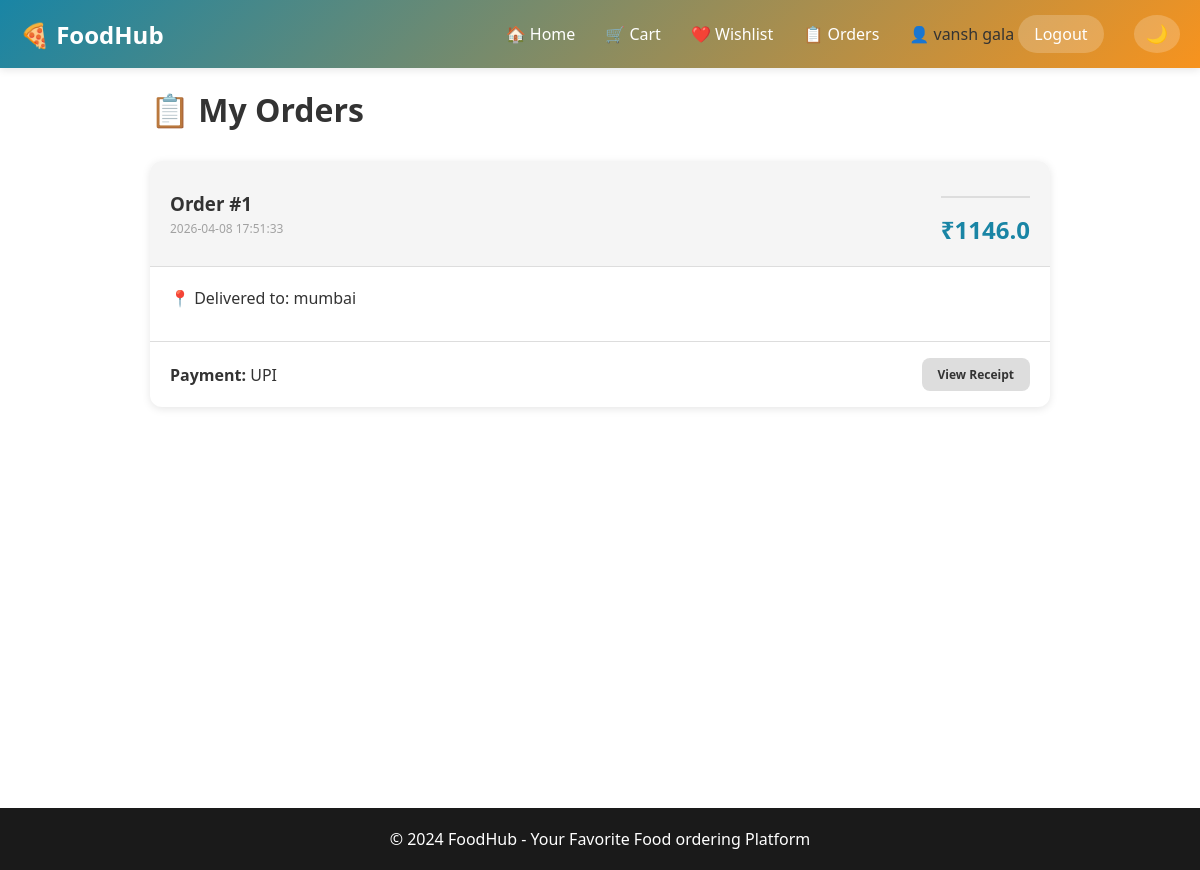
/orders (signed in), run on an earlier commit of the app's database.
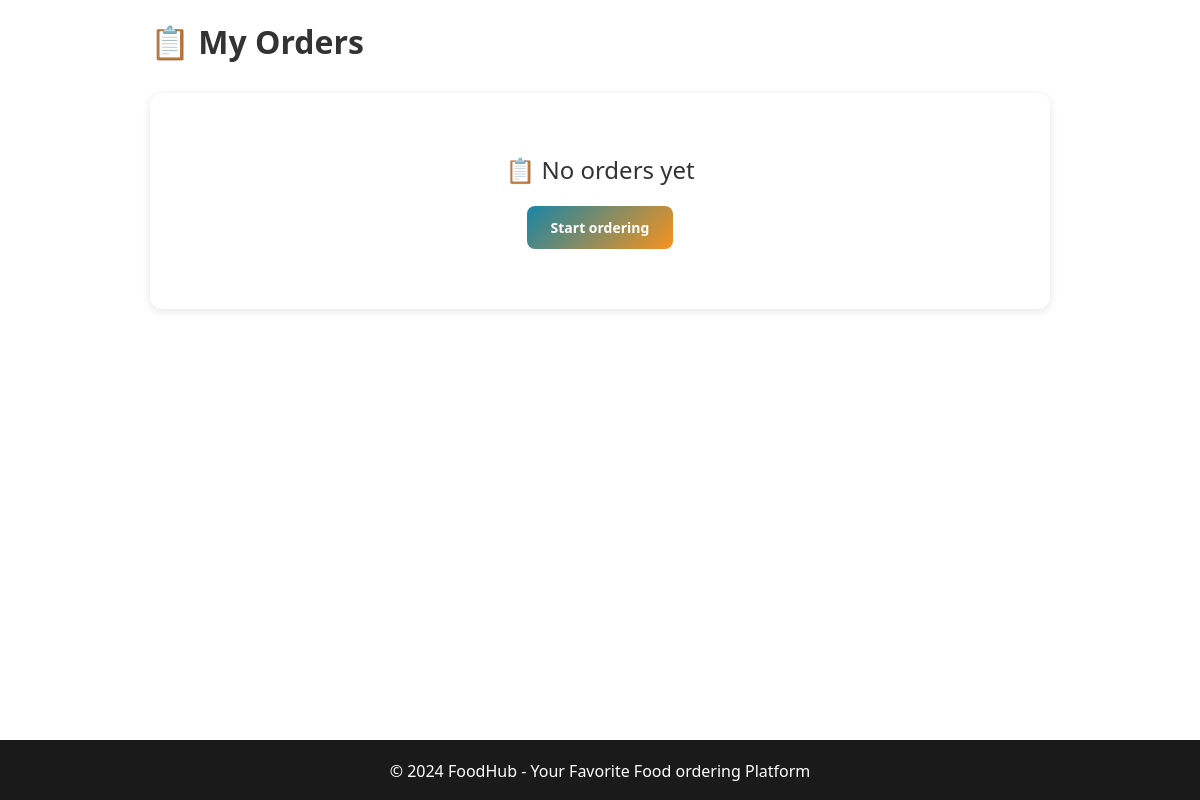
And on a later commit of the database.
### tables this page shows
CREATE TABLE users (
        id INTEGER PRIMARY KEY AUTOINCREMENT,
        username TEXT UNIQUE NOT NULL,
        email TEXT UNIQUE NOT NULL,
        password TEXT NOT NULL,
        created_at TIMESTAMP DEFAULT CURRENT_TIMESTAMP
    );

CREATE TABLE orders (
        id INTEGER PRIMARY KEY AUTOINCREMENT,
        user_id INTEGER NOT NULL,
        items TEXT NOT NULL,
        total_price REAL NOT NULL,
        customer_name TEXT NOT NULL,
        city TEXT NOT NULL,
        mobile_number TEXT NOT NULL,
        payment_mode TEXT NOT NULL,
        order_date TIMESTAMP DEFAULT CURRENT_TIMESTAMP,
        FOREIGN KEY (user_id) REFERENCES users (id)
    );

### app.py (the view)
@app.route('/orders')
def orders():
    if not check_login():
        return redirect(url_for('login'))
    user_orders = get_orders(session['user_id'])
    user = get_user(session['user_id'])
    return render_template('orders.html', orders=user_orders, user=user)

### app.py (called while the page is built)
@app.after_request
def add_security_headers(response):
    response.headers['Content-Security-Policy'] = (
        "default-src 'self'; "
        "img-src * data: blob:; "
        "script-src 'self' 'unsafe-inline' https://cdn.jsdelivr.net https://cdnjs.cloudflare.com; "
        "style-src 'self' 'unsafe-inline' https://fonts.googleapis.com https://cdn.jsdelivr.net; "
        "font-src 'self' https://fonts.gstatic.com;"
    )
    return response

def check_login():
    return 'user_id' in session

### database.py (called while the page is built)
def get_db():
    conn = sqlite3.connect(DATABASE)
    conn.row_factory = sqlite3.Row
    return conn

def get_user(user_id):
    try:
        conn = get_db()
        c = conn.cursor()
        c.execute('SELECT id, username, email FROM users WHERE id = ?', (user_id,))
        user = c.fetchone()
        conn.close()
        return user
    except Exception:
        return None

def get_orders(user_id):
    try:
        conn = get_db()
        c = conn.cursor()
        c.execute('SELECT * FROM orders WHERE user_id = ? ORDER BY order_date DESC', (user_id,))
        orders = c.fetchall()
        conn.close()
        return orders
    except Exception:
        return []

### templates/orders.html (shortened to what this page needs)
{% extends "base.html" %}
{% block content %}
<div class="orders-container">
    <h1>📋 My Orders</h1>
    {% if orders %}
    <div class="orders-list">
        {% for order in orders %}
        <div class="order-card">
            <div class="order-header">
                <div>
                    <h3>Order #{{ order.id }}</h3>
                    <p class="order-date">{{ order.order_date }}</p>
                </div>
                <span class="order-total">₹{{ order.total_price }}</span>
            </div>
            <div class="order-items">
                <p class="delivery-to">📍 Delivered to: {{ order.city }}</p>
            </div>
            <div class="order-footer">
                <p><strong>Payment:</strong> {{ order.payment_mode }}</p>
                <a href="{{ url_for('receipt', order_id=order.id) }}" class="btn btn-secondary btn-small">
                    View Receipt
                </a>
            </div>
        </div>
        {% endfor %}
    </div>
    {% else %}
    <div class="empty-state">
        <p>📋 No orders yet</p>
        <a href="{{ url_for('index') }}" class="btn btn-primary">Start ordering</a>
    </div>
    {% endif %}
</div>
{% endblock %}

### templates/base.html (shortened to what this page needs)
<!DOCTYPE html>
<html lang="en">
<head>
    <link rel="stylesheet" href="{{ url_for('static', filename='css/style.css') }}">
</head>
<body>
    {% if user %}
    <nav class="navbar">
        <div class="navbar-container">
            <div class="navbar-brand">
                <a href="{{ url_for('index') }}" class="brand-name">🍕 FoodHub</a>
            </div>
            <ul class="nav-menu">
                <li><a href="{{ url_for('index') }}" class="nav-link">🏠 Home</a></li>
                <li><a href="{{ url_for('cart') }}" class="nav-link">🛒 Cart</a></li>
                <li><a href="{{ url_for('wishlist') }}" class="nav-link">❤️ Wishlist</a></li>
                <li><a href="{{ url_for('orders') }}" class="nav-link">📋 Orders</a></li>
                <li class="nav-user">
                    <span class="user-name">👤 {{ user.username }}</span>
                    <a href="{{ url_for('logout') }}" class="nav-link logout-btn">Logout</a>
                </li>
                <li>
                    <button class="theme-toggle" onclick="toggleDarkMode()">🌙</button>
                </li>
            </ul>
        </div>
    </nav>
    {% endif %}
    <div class="container">
        {% block content %}{% endblock %}
    </div>
    <footer class="footer">
        <p>&copy; 2024 FoodHub - Your Favorite Food ordering Platform</p>
    </footer>
</body>
</html>

### static/css/style.css (style rules this page uses)
* { margin: 0; padding: 0; box-sizing: border-box; }
:root { --primary-color: #1985a5; --secondary-color: #f7931e; --success-color: #4caf50; --danger-color: #f44336; --dark-color: #1a1a1a; --light-color: #f5f5f5; --text-color: #333; --border-color: #ddd; --shadow: 0 2px 8px rgba(0, 0, 0, 0.1); }
body { font-family: 'Segoe UI', Tahoma, Geneva, Verdana, sans-serif; background-color: #fff; color: var(--text-color); transition: background-color 0.3s, color 0.3s; }
.container { max-width: 1200px; margin: 0 auto; padding: 20px; min-height: calc(100vh - 100px); }
.btn { padding: 12px 24px; border: none; border-radius: 8px; font-size: 14px; font-weight: 600; cursor: pointer; transition: all 0.3s; text-decoration: none; display: inline-block; }
.btn-primary { background: linear-gradient(135deg, var(--primary-color), var(--secondary-color)); color: white; }
.empty-state { text-align: center; padding: 60px 20px; background: white; border-radius: 12px; box-shadow: var(--shadow); margin-top: 20px; }
.empty-state p { font-size: 24px; margin-bottom: 20px; color: var(--text-color); }
.orders-container { max-width: 900px; margin: 0 auto; }
.orders-container h1 { margin-bottom: 30px; color: var(--text-color); }
.footer { background-color: var(--dark-color); color: white; text-align: center; padding: 20px; margin-top: 40px; }

What changed in the data, as far as the page shows it:
removed users: username "vansh gala"
removed orders: id "1", order_date "2026-04-08 17:51:33", total_price "1146.0", city "mumbai", payment_mode "UPI"
Also different on the page:
text no longer shown: "🍕 FoodHub 🏠 Home 🛒 Cart ❤️ Wishlist 📋 Orders 👤 Logout 🌙"
text now shown: "📋 No orders yet Start ordering"
